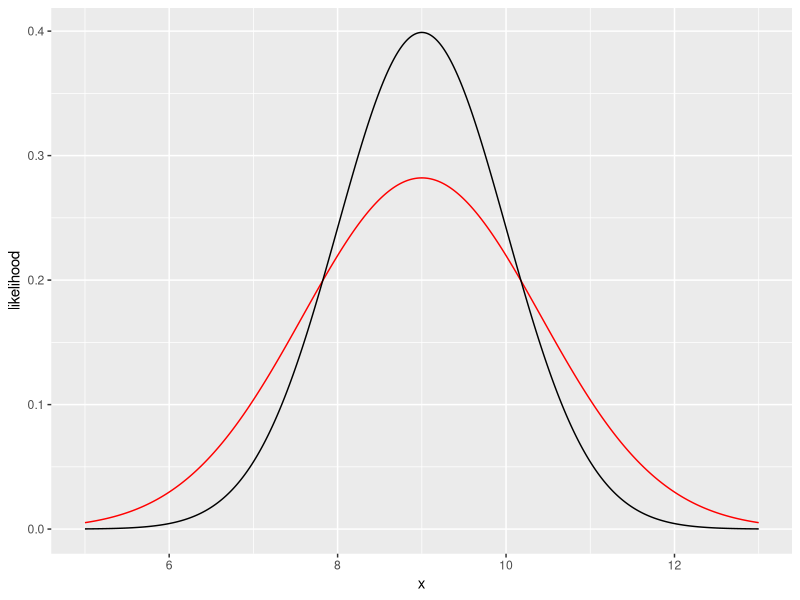
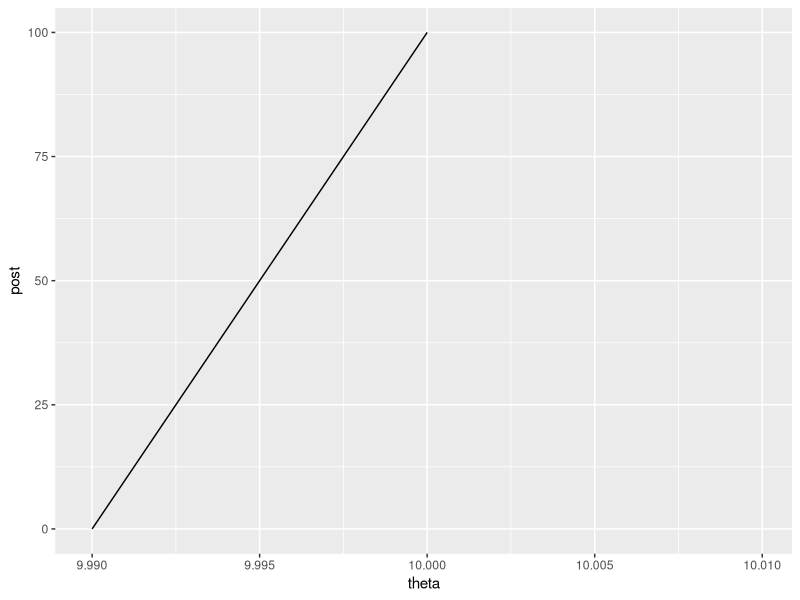
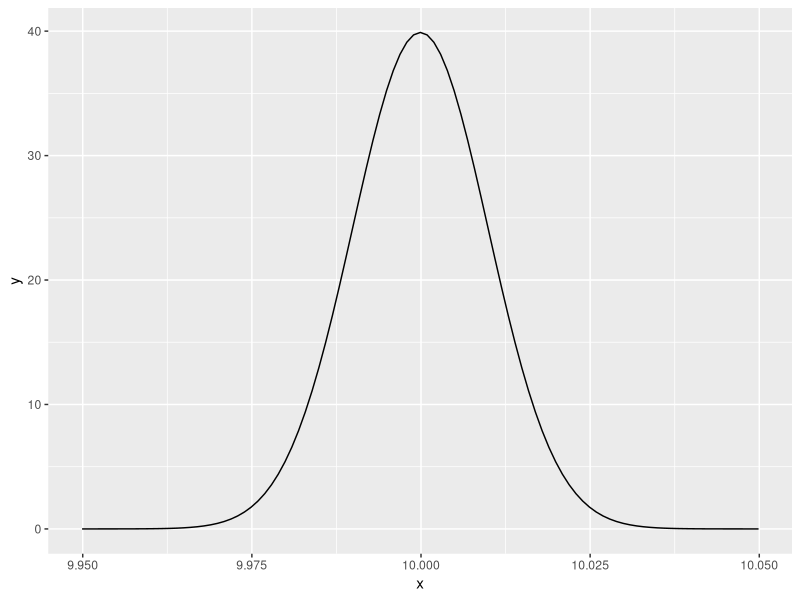

Recreate these plots in R, in order.
library(tidyverse)

# prior knowledge on length of the cable is Theta~N(9,1).
# measurement of the cable has error with variance=10^(-4)
# ie. likelihood of getting measurement=x is X~N(theta,1e-4)

dtheta <- 0.01
mean_theta <- 9
actual_theta <- tibble(
  seq = seq(mean_theta-4,mean_theta+4, by=dtheta),
  prior = dnorm(x=seq, mean=mean_theta, sd=1)
)

measurement <- tibble(
  x = seq(mean_theta-4,mean_theta+4, by=dtheta),
  likelihood = map_dbl(x, function(x) {
    (dnorm(x=x, mean=actual_theta$seq)*actual_theta$prior*dtheta) %>% sum()
  })
)

# we calculated the likelihood of each X=x, which isn't what the question asked.
measurement %>% ggplot() + geom_line(aes(x=x,y=likelihood), colour="red") +
  geom_line(data=actual_theta, aes(x=seq,y=prior))

# a) posterior pdf given data: x=10?
prior_var <- 1
measurement_var <- 1e-4
post_var <- (1/prior_var + 1/measurement_var)^(-1)
mean_post <- (mean_theta/prior_var + 10/measurement_var)*post_var

df <- tibble(
  theta = seq(mean_theta-4,mean_theta+4, by=dtheta),
  prior = dnorm(x=theta, mean=mean_theta, sd=1),
  likelihood_measure_10 = dnorm(x=10, mean=theta, sd=1e-4),
  num = prior*likelihood_measure_10,
  post = num/sum(num*dtheta)
)

# Our resolution is too low to see this...
df %>% 
  ggplot(aes(x=theta)) + 
  geom_line(aes(y=post)) +
  xlim(mean_post+1e-2*c(-1,1))

# The measurement variance is so small that likelihood overtakes the prior in the event that x=10.
tibble(x=mean_post+500*c(-post_var,post_var)) %>% 
  ggplot(aes(x=x)) +
  stat_function(fun=dnorm, args=list(mean=mean_post, sd=sqrt(post_var)))

# b) how many measurements to get posterior variance less than 1e-6?
# since likelihood of getting measurement=x is X~N(theta,1e-4), likelihood of getting average measurement=x_bar is X_bar~N(theta,1e-4/n)
target_post_var <- 1e-6
n_required <- (1/target_post_var - 1/prior_var) * measurement_var
